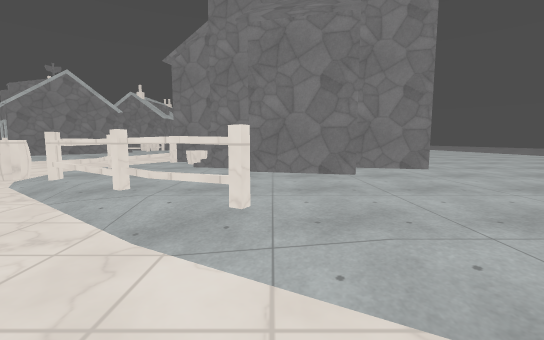
View 1 (above)

24 first-person views from a walk through a 3-D level made in the Godot game engine. The camera is 1.3 m above the floor, tilts 6° down and sees 90° across. The floor is counted in squares, 2 m on a side. Each view is taken from the middle of a square. On the plan, view 1 faces up. The plan holds only what a view shows up to about 9 squares ahead; the rest is blank. The place goes on beyond the plan. Surface patterns are stand-ins for the level's own textures.

View 2
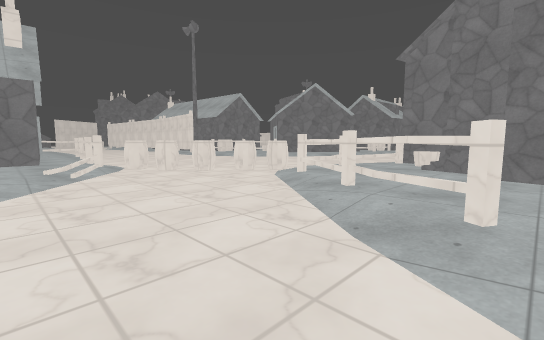

View 3
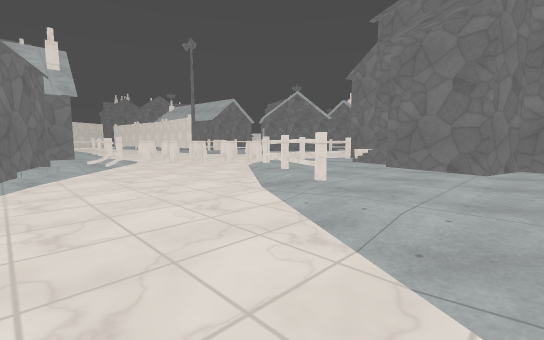

View 4
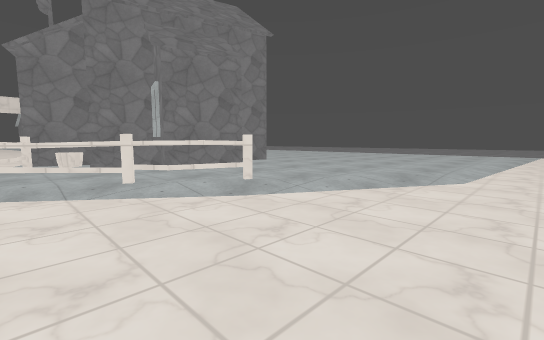

View 5
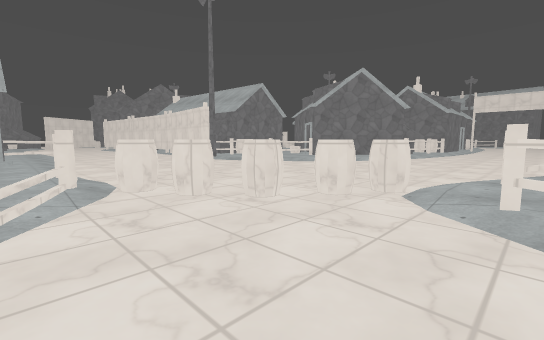

View 6
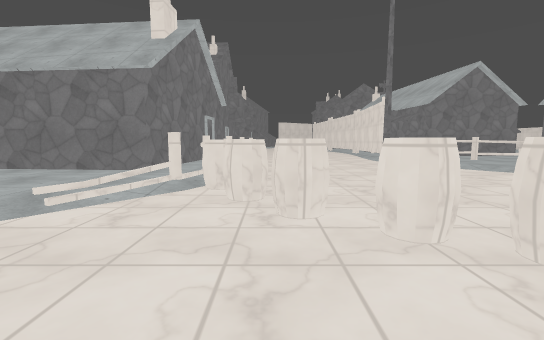

View 7
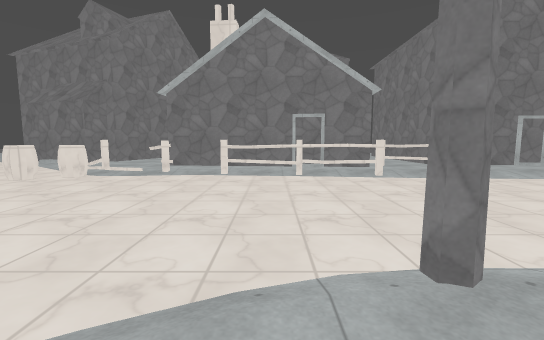

View 8
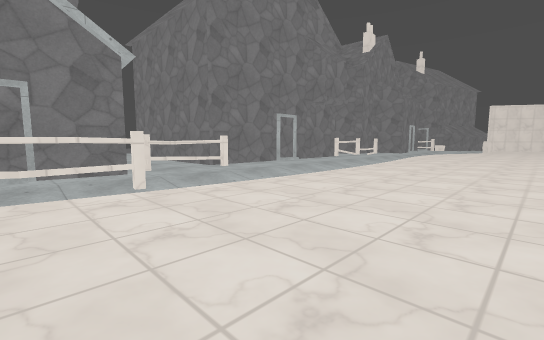

View 9
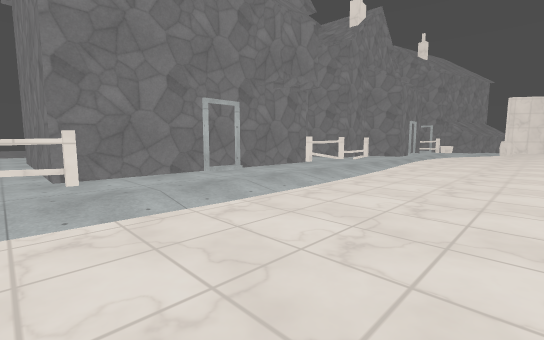

View 10
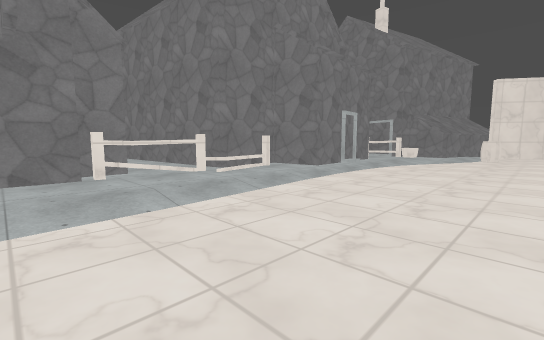

View 11
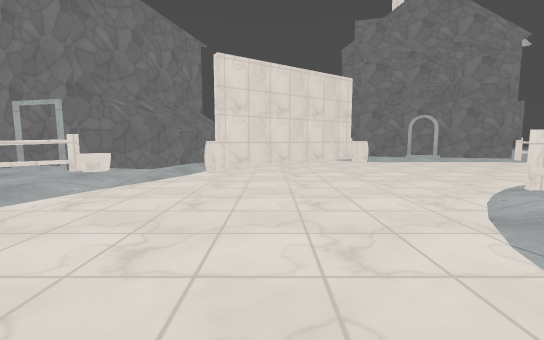

View 12
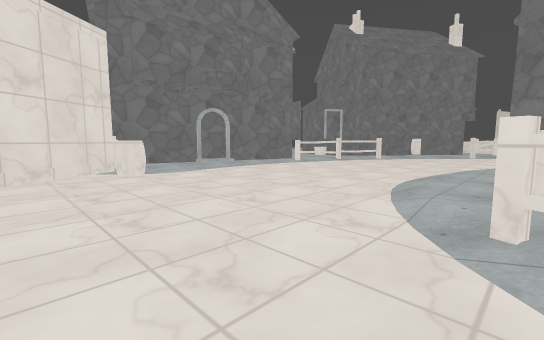

View 13
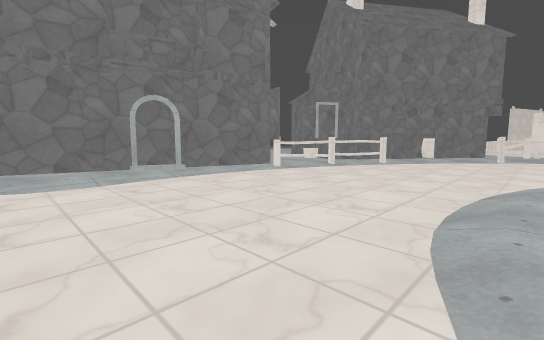

View 14
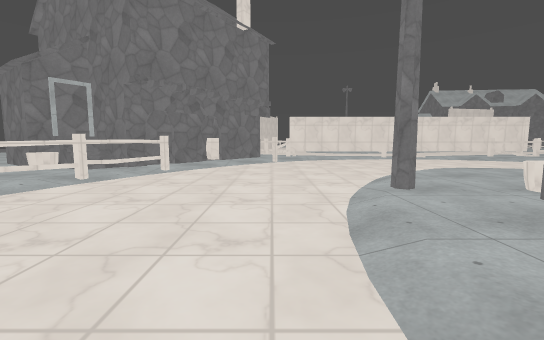

View 15
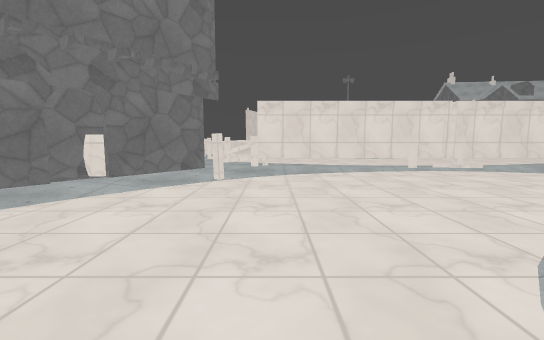

View 16
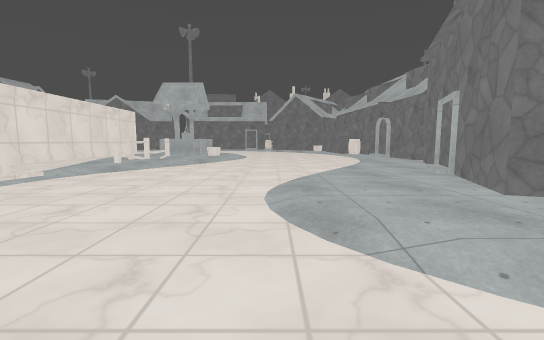

View 17
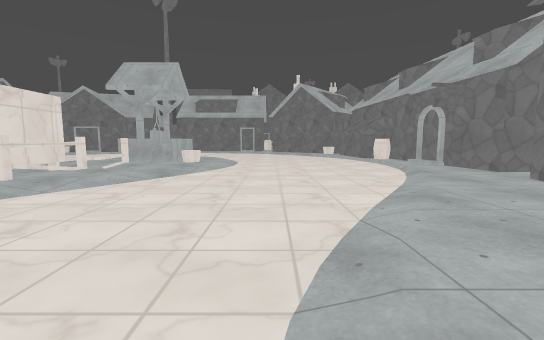

View 18
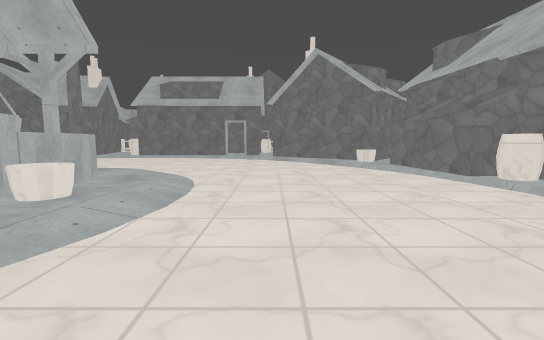

View 19
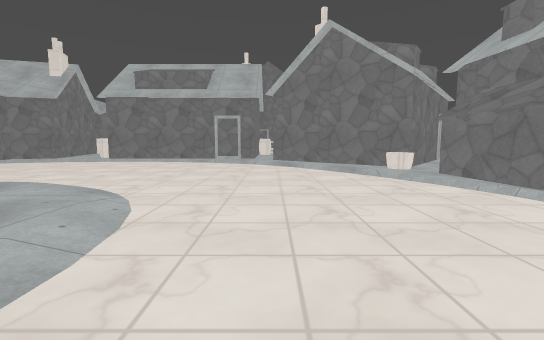

View 20
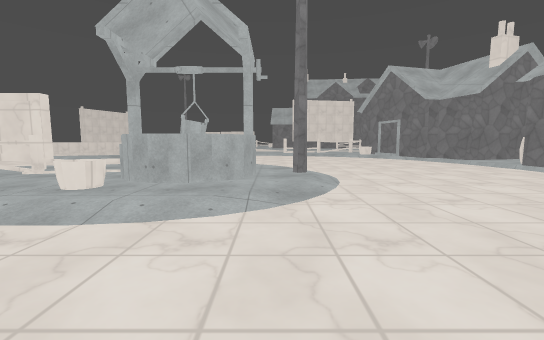

View 21
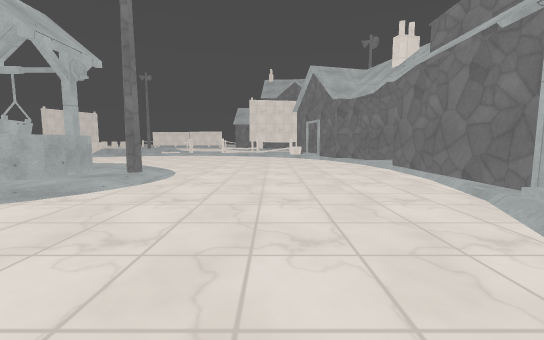

View 22
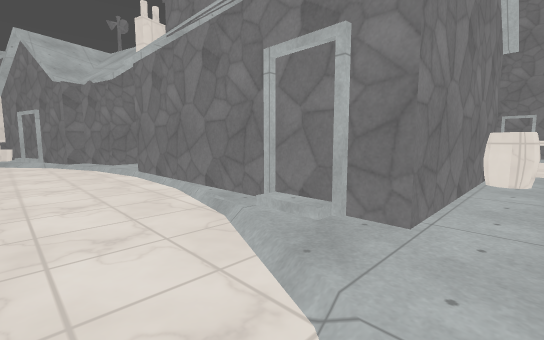

View 23
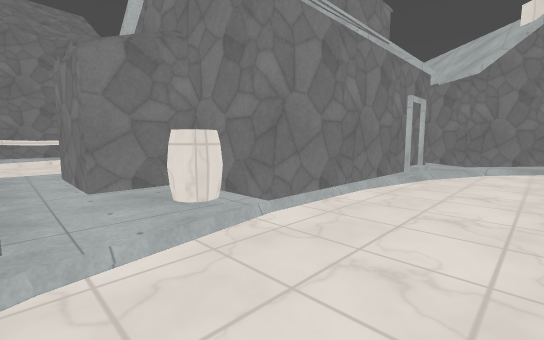

View 24
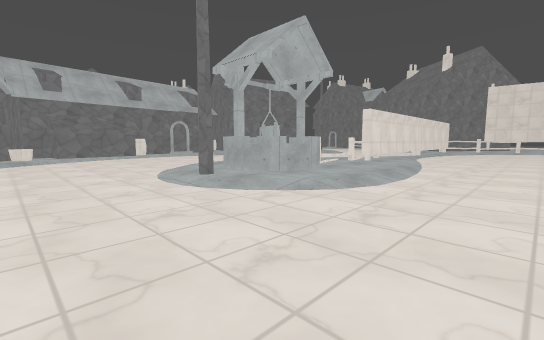

### Floor plan
Key: @ floor where view 1 was taken; # wall or solid block; x gap in a wall; . main floor; : floor 0.25 m higher than the main floor; / step, stairs or slope; = window, fence, low wall or low ledge; ^ raised ledge; T thing the floor can be seen under or through.
Columns run from 36 left of view 1 to 3 right of it. Each row starts with its distance up from view 1.
 24            ...............#
 23        ...................#  #/... :#
 22       #.........////......#  #/... :#
 21       #:/....//://:::.....#
 20      ###TTTTTTTT//^^//....#
 19     ##=......./:/:^^:/....#
 18    ##/.........//:=:/.....#
 17 ####:..................../# ##      #
 16 :#/#....../............./## #^/     #
 15  ::/..../:::/........../:##
 14  ::/....::::/:/......./:##
 13  ##....//###/::://.###:##
 12  #/..../:   ###::### ####      ...
 11  #/....:      ####       ##   ....
 10  #/....:^                =#   ....
  9 ##:..../                 #: /.....
  8 #:##....#                ::/...../
  7   ##...../              #//....../###
  6   .##...... ..................../#:/####
  5    .#..........................#x#::##::
  4     x^.........................^.#::::::
  3    ##//......................#^#..#:::::
  2     ###://..////::::::/####..^#..../::::
  1      ######::/:::::::####:::::/....../::
  0           ###:########: ####:::/....@../
 -1             #::     #:     #::###.......

Where each view was taken, in squares from view 1:
view 1: 0 up, 0 right, facing up
view 2: 0 up, 0 right, facing up-left
view 3: 1 down, 2 right, facing up-left
view 4: 1 down, 3 left, facing up-right
view 5: 1 up, 3 left, facing up-left
view 6: 3 up, 3 left, facing left
view 7: 8 up, 11 left, facing down
view 8: 6 up, 12 left, facing down-left
view 9: 5 up, 15 left, facing down-left
view 10: 5 up, 20 left, facing down-left
view 11: 5 up, 25 left, facing left
view 12: 6 up, 28 left, facing up-left
view 13: 8 up, 29 left, facing up-left
view 14: 10 up, 30 left, facing up
view 15: 14 up, 29 left, facing up
view 16: 16 up, 29 left, facing right
view 17: 16 up, 26 left, facing right
view 18: 16 up, 21 left, facing right
view 19: 16 up, 19 left, facing right
view 20: 15 up, 16 left, facing up
view 21: 15 up, 13 left, facing up
view 22: 16 up, 12 left, facing up-right
view 23: 23 up, 12 left, facing down-right
view 24: 24 up, 13 left, facing down-left
